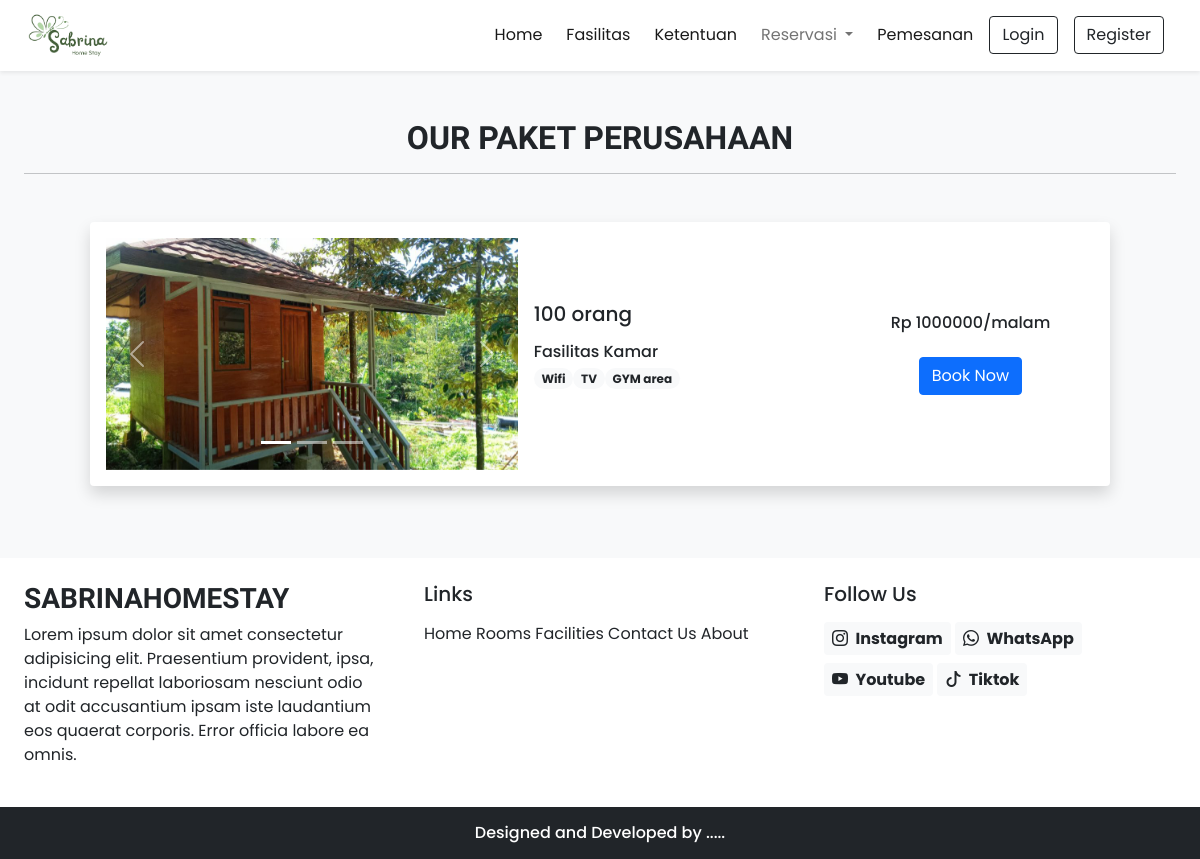
Screenshot of /pktPerusahaan.php with the database file from the repository.
### tables this page shows
CREATE TABLE `bundling` (
  `id` int(11) NOT NULL,
  `name` varchar(191) NOT NULL,
  `description` varchar(191) NOT NULL,
  `price` double NOT NULL,
  `type` enum('LDK','PERUSAHAAN','KELUARGA','CAMP') NOT NULL,
  `picture` varchar(191) DEFAULT NULL,
  `isReady` tinyint(1) NOT NULL DEFAULT 0
);

CREATE TABLE `picture` (
  `id` int(11) NOT NULL,
  `name` varchar(191) DEFAULT NULL
);

CREATE TABLE `facility` (
  `id` int(11) NOT NULL,
  `picture` varchar(191) NOT NULL,
  `name` varchar(191) NOT NULL,
  `description` varchar(191) NOT NULL,
  `isGeneral` tinyint(1) NOT NULL DEFAULT 1
);

### app/core/Database.php (called while the page is built, shortened)
<?php
class Database
{
    private $host = DB_HOST;
    private $db_name = DB_NAME;
    public function __construct()
    {
        $dsn = 'mysql:host=' . $this->host . ';dbname=' . $this->db_name;
        $option = [
            PDO::ATTR_PERSISTENT => true,
            PDO::ATTR_ERRMODE => PDO::ERRMODE_EXCEPTION
        ];
    }
}

### lib/db.php (called while the page is built, shortened)
<?php
function select($sql, $values, $datatypes)
{
    $conn = $GLOBALS['conn'];
    $auth['success'] = true;
    if ($auth['success']) {
        if ($stmt = mysqli_prepare($conn, $sql)) {
            mysqli_stmt_bind_param($stmt, $datatypes, ...$values);
            if (mysqli_stmt_execute($stmt)) {
                $res = mysqli_stmt_get_result($stmt);
                return $res;
            } else {
                mysqli_stmt_close($stmt);
                die("Query cannot be executed - Select");
            }
        } else {
            die("Query cannot be prepared - Select");
        }
    } else {
        die("Unauthorized User");
    }
}
?>

### pktPerusahaan.php (the view, shortened to what this page needs)
<!DOCTYPE html>
<html lang="en">
<head>
    <?php require('inc/links.php'); ?>
</head>
<body class="bg-light">
    <?php require('inc/header.php'); ?>
    <div class="my-5 px-4">
        <h2 class="fw-bold h-font text-center">OUR PAKET PERUSAHAAN</h2>
        <hr>
    </div>
    <div class="container">
        <div class="row">
            <div class="col-lg-12 col-md-12 px-4">
                <div class="container">
                    <div class="row">
                        <div class="col-lg-12 col-md-12 px-4">
                            <?php
                            $sql = "SELECT * FROM bundling WHERE type='PERUSAHAAN'";
                            $res = mysqli_query($conn, $sql);
                            $bundling = [];
                            while ($row = mysqli_fetch_assoc($res)) {
                                $bundling[] = $row;
                            }
                            foreach ($bundling as $key => $value) {
                                $sql = "SELECT * FROM facilityonbundling WHERE bundlingId = ?";
                                $res = select($sql, [$value['id']], 'i');
                                while ($row = mysqli_fetch_assoc($res)) {
                                    $facility[] = $row;
                                }
                                $bundling[$key]['facility'] = $facility;
                                $facility = [];
                            }
                            foreach ($bundling as $key => $value) {
                                foreach ($value['facility'] as $k => $v) {
                                    $sql = "SELECT * FROM facility WHERE id = ?";
                                    $res = select($sql, [$v['facilityId']], 'i');
                                    while ($row = mysqli_fetch_assoc($res)) {
                                        $facility[] = $row;
                                    }
                                }
                                $bundling[$key]['facility'] = $facility;
                                $facility = [];
                            }
                            foreach ($bundling as $key => $value) {
                                $sql = "SELECT * FROM pictureonbundling WHERE bundlingId = ?";
                                $res = select($sql, [$value['id']], 'i');
                                while ($row = mysqli_fetch_assoc($res)) {
                                    $picture[] = $row;
                                }
                                $bundling[$key]['picture'] = $picture;
                                $picture = [];
                            }
                            foreach ($bundling as $key => $value) {
                                foreach ($value['picture'] as $k => $v) {
                                    $sql = "SELECT * FROM picture WHERE id = ?";
                                    $res = select($sql, [$v['pictureId']], 'i');
                                    while ($row = mysqli_fetch_assoc($res)) {
                                        $picture[] = $row;
                                    }
                                }
                                $bundling[$key]['pictures'] = $picture;
                                $picture = [];
                            }
                            foreach ($bundling as $key => $value) {
                                $html = "<div class='card mb-4 border-0 shadow'>";
                                $html .= "<div class='row g-0 p-3 align-items-center'>";
                                $html .= "<div class='col-md-5 mb-lg-0 mb-md-0 mb-3'>";
                                $html .= "<div id='carousel$value[id]' class='carousel slide'>";
                                $html .= "<div class='carousel-indicators'>";
                                for ($i = 0; $i < count($value['pictures']); $i++) {
                                    $activeClass = ($i === 0) ? 'active' : '';
                                    $html .= "<button type='button' data-bs-target='#carousel$value[id]' data-bs-slide-to='$i' class='$activeClass' aria-current='true' aria-label='Slide $i'></button>";
                                }
                                $html .= "</div>";
                                $html .= "<div class='carousel-inner'>";
                                foreach ($value['pictures'] as $i => $picture) {
                                    $activeClass = ($i === 0) ? 'active' : '';
                                    $html .= "<div class='carousel-item $activeClass'>";
                                    $html .= "<img src='./assets/images/bundling/{$picture['name']}' class='d-block w-100' alt='...'>";
                                    $html .= "</div>";
                                }
                                $html .= "</div>";
                                $html .= "<button class='carousel-control-prev' type='button' data-bs-target='#carousel$value[id]' data-bs-slide='prev'>";
                                $html .= "<span class='carousel-control-prev-icon' aria-hidden='true'></span>";
                                $html .= "<span class='visually-hidden'>Previous</span>";
                                $html .= "</button>";
                                $html .= "<button class='carousel-control-next' type='button' data-bs-target='#carousel$value[id]' data-bs-slide='next'>";
                                $html .= "<span class='carousel-control-next-icon' aria-hidden='true'></span>";
                                $html .= "<span class='visually-hidden'>Next</span>";
                                $html .= "</button>";
                                $html .= "</div>";
                                $html .= "</div>";
                                $html .= "<div class='col-md-4 px-lg-3 px-md-3 px-0'>";
                                $html .= "<h5 class='mb-3'>$value[name]</h5>";
                                $html .= "<div class='facilities mb-3'>";
                                $html .= "<h6 class='mb-1'>Fasilitas Kamar</h6>";
                                foreach ($value['facility'] as $facility) {
                                    $html .= "<span class='badge rounded-pill bg-light text-dark text-wrap'>";
                                    $html .= $facility['name'];
                                    $html .= "</span>";
                                }
                                $html .= "</div>";
                                $html .= "</div>";
                                $html .= "<div class='col-md-3 text-center'>";
                                $html .= "<h6 class='mb-4'>Rp $value[price]/malam</h6>";
                                $html .= "<a href='details?type=paketPERUSAHAAN&id=$value[id]' class='btn btn-primary'>Book Now</a>";
                                $html .= "</div>";
                                $html .= "</div>";
                                $html .= "</div>";
                                echo $html;
                            }
                            ?>
                        </div>
                    </div>
                </div>
            </div>
        </div>
    </div>
    <?php require('inc/footer.php'); ?>
</body>
</html>

### assets/css/common.css (style rules this page uses)
:root { --teal: #2ec1ac; --teal_hover: #279e8c; }
* { font-family: "Poppins", sans-serif; }
.h-font { font-family: "Merienda", cursive; }

### rows the page displays
bundling: name "100 orang", price "1000000"
picture: name (picture)
facility: value "Wifi"
facility: value "TV"
facility: value "GYM area"
